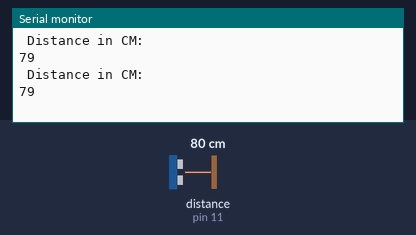
Bench run of a sketch on a simulated Arduino Uno, built with avr-gcc and run on an emulated ATmega328P. On the bench: the last lines printed to the serial monitor. Wiring (inferred from the names in the program): ultrasonic range finder: trigger pin 12; echo pin 11. The inputs (shaded band) are chosen by the test bench; at power-on: distance to the obstacle (sensor on pin 11) 80 cm. The echo pulse lasts 58.3 µs per cm.

Above: at 1.8 s.
1.9 s: distance to the obstacle (sensor on pin 11) set to 2 cm
At 2.8 s:
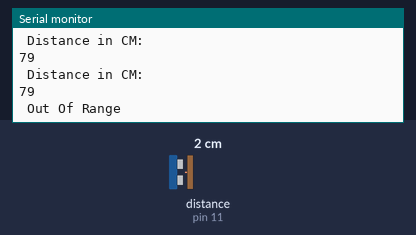
4.5 s: distance to the obstacle (sensor on pin 11) set to 4 cm
At 5.8 s:
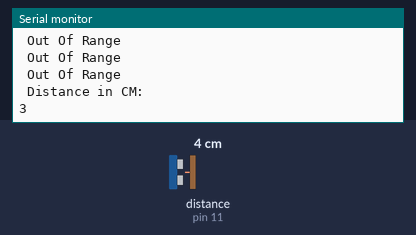
6.0 s: distance to the obstacle (sensor on pin 11) set to 250 cm
At 6.6 s:
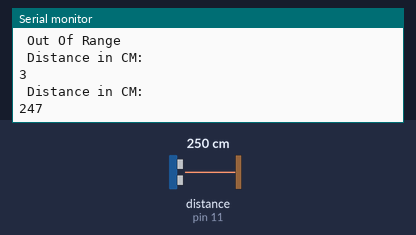
Timing chart, 0 to 9.0 s (numbered marks = the images above; inputs shaded):
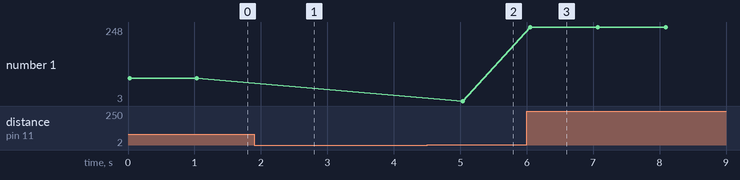

Measured:
- after the input at 1.9 s, the serial monitor: prints a new line after 0.12 s (image 1)
- after the input at 4.5 s, the serial monitor: prints a new line after 0.52 s (image 2)
- after the input at 6.0 s, the serial monitor: prints a new line after 0.06 s (image 3)
- plotted number 1: 79 → 3 after the input at 4.5 s, 3 → 248 after the input at 6.0 s

The sketch:

Code001.ino
```cpp
/*This code exaplins the working of distance sensor*/

#define trigPin 12
#define echoPin 11

void setup() {
  Serial.begin (9600);
  pinMode(trigPin, OUTPUT);
  pinMode(echoPin, INPUT);
}

void loop() {
  int timetaken, dist;
  digitalWrite(trigPin, HIGH);
  delayMicroseconds(1000);
  digitalWrite(trigPin, LOW);
  timetaken = pulseIn(echoPin, HIGH);
  dist = (timetaken / 2) * 0.034049 ;
  if (dist >= 300 || dist <= 2) //CHANGE
  {
    Serial.print("\n Out Of Range");
  }
  else {

    Serial.println("\n Distance in CM: ");

    Serial.print( dist);

  }
  delay(1000);
}
```
